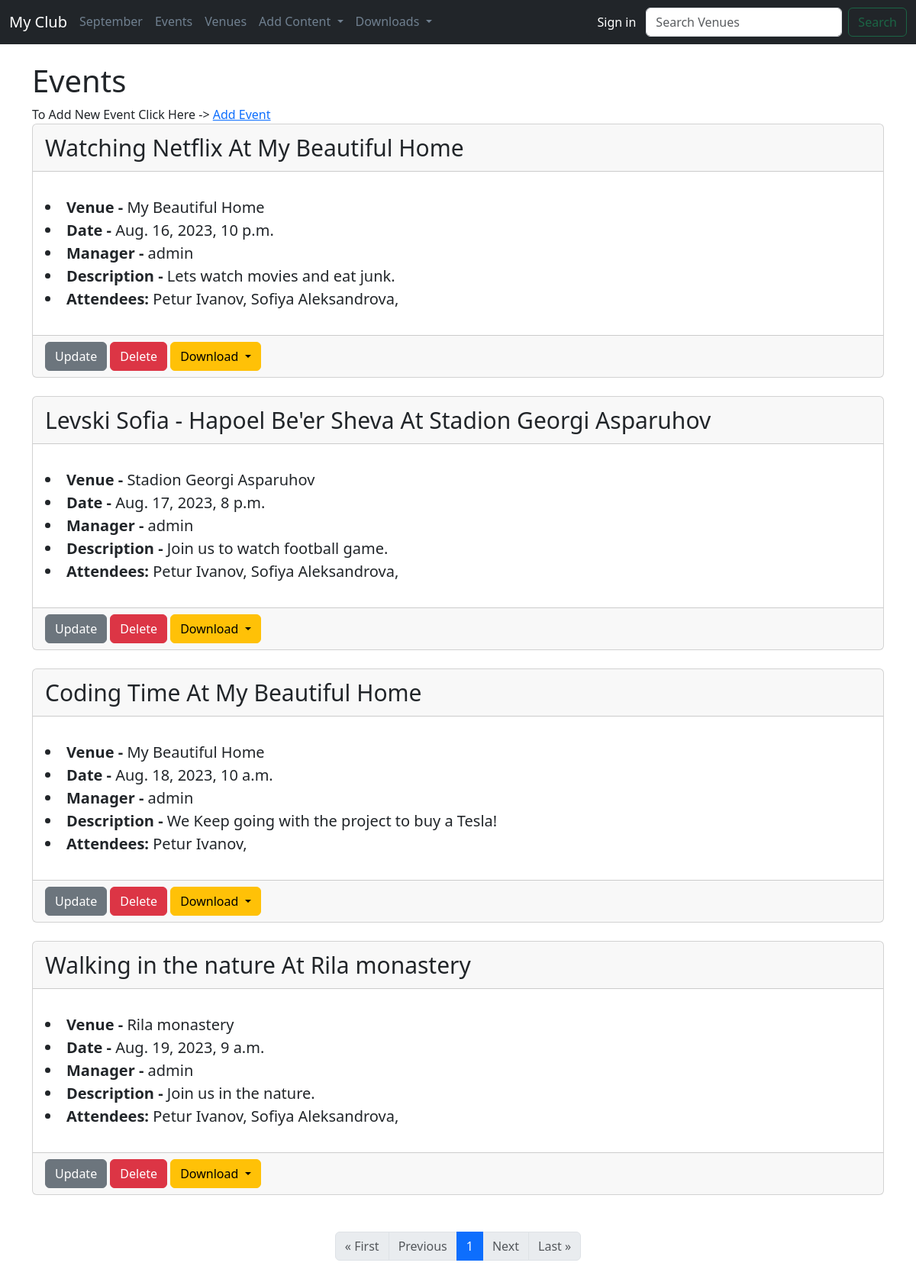
The app's page /Events with its own data.
### events/models.py (models this page shows)
class Event(models.Model):
    name = models.CharField('Event name', max_length=150)
    event_data = models.DateTimeField('Event Date')
    venue = models.ForeignKey(Venue, blank=True, null=True, on_delete=models.CASCADE)
    manager = models.ForeignKey(User, blank=True, null=True, on_delete=models.SET_NULL)
    description = models.TextField(blank=True)
    attendees = models.ManyToManyField(MyWebsiteUser, blank=True)
    def __str__(self):
        return self.name

class Venue(models.Model):
    name = models.CharField('Venue Name', max_length=150)
    address = models.CharField(max_length=300)
    zip_code = models.CharField('Zip Code', max_length=15)
    phone = models.CharField('Contact Phone', max_length=25, blank=True)
    web = models.URLField('Website Address', blank=True)
    email_address = models.EmailField('Email Address', blank=True)
    def __str__(self):
        return self.name

class MyWebsiteUser(models.Model):
    first_name = models.CharField(max_length=30)
    last_name = models.CharField(max_length=30)
    email = models.EmailField('User Email')
    def __str__(self):
        return f"{self.first_name} {self.last_name}"

### events/views.py (the view)
# urls.py: path('Events', views.all_events, name="list-events"),
def all_events(request):
    p = Paginator(Event.objects.all().order_by('event_data', 'name'), 5)
    page = request.GET.get('page')
    event_list = p.get_page(page)
    return render(request, 'events/event_list.html', {'event_list': event_list})

### events/templates/events/event_list.html (shortened to what this page needs)
{% extends 'events/base.html' %}
{% block content %}
<h1>
    Events
</h1>
To Add New Event Click Here -> <a href="{% url 'add-event' %}">Add Event</a>
<br/>
{% for event in event_list %}
<div class="card">
    <div class="card-header" style="font-size: 30px">
        {{ event }} At {{ event.venue }}
    </div>
    <div class="card-body">
        <p class="card-text">
            <li style="font-size: 20px"><strong>Venue - </strong>{{ event.venue }}</li>
            <li style="font-size: 20px"><strong>Date - </strong>{{ event.event_data }}</li>
            <li style="font-size: 20px"><strong>Manager - </strong>{{ event.manager }}</li>
            <li style="font-size: 20px"><strong>Description - </strong>{{ event.description }}</li>
            <li style="font-size: 20px"><strong>Attendees: </strong>
                {% for user in event.attendees.all %}
                {{ user }},
                {% endfor %}
            </li>
        </p>
    </div>
    <div class="card-footer text-body-secondary">
        <a href="{% url 'update-event' event.id %}" class="btn btn-secondary">Update</a>
        <a href="{% url 'delete-event' event.id %}" class="btn btn-danger">Delete</a>
        <div class="btn-group">
            <button class="btn btn-warning dropdown-toggle" type="button" data-bs-toggle="dropdown"
                    aria-expanded="false">
                Download
            </button>
        </div>
    </div>
</div>
<br/>
{% endfor %}
<br/>
<nav aria-label="...">
    <ul class="pagination justify-content-center">
        {% if event_list.has_previous %}
        <li class="page-item">
            <a class="page-link" href="?page=1">&laquo; First</a>
        </li>
        <li class="page-item">
            <a class="page-link" href="?page={{ event_list.previous_page_number }}">Previous</a>
        </li>
        {% else %}
        <li class="page-item disabled">
            <a class="page-link" tabindex="-1" aria-disabled="true">&laquo; First</a>
        </li>
        <li class="page-item disabled">
            <a class="page-link" tabindex="-1" aria-disabled="true">Previous</a>
        </li>
        {% endif %}
        {% for i in event_list.paginator.page_range %}
        <li class="page-item {% if event_list.number == i %}active{% endif %}">
            <a class="page-link" href="?page={{ i }}">{{ i }}</a>
        </li>
        {% endfor %}
        {% if event_list.has_next %}
        <li class="page-item">
            <a class="page-link" href="?page={{ event_list.next_page_number }}">Next</a>
        </li>
        <li class="page-item">
            <a class="page-link" href="?page={{ event_list.paginator.num_pages }}">Last &raquo;</a>
        </li>
        {% else %}
        <li class="page-item disabled">
            <a class="page-link" tabindex="-1" aria-disabled="true">Next</a>
        </li>
        <li class="page-item disabled">
            <a class="page-link" tabindex="-1" aria-disabled="true">Last &raquo;</a>
        </li>
        {% endif %}
    </ul>
</nav>
<br/><br/><br/><br/>
{% endblock %}

### records on screen
Event: name "Watching Netflix", venue "My Beautiful Home", event_data "Aug. 16, 2023, 10 p.m.", manager "admin", description "Lets watch movies and eat junk."
MyWebsiteUser: first_name+last_name "Petur Ivanov"
MyWebsiteUser: first_name+last_name "Sofiya Aleksandrova"
Event: name "Levski Sofia - Hapoel Be'er Sheva", venue "Stadion Georgi Asparuhov", event_data "Aug. 17, 2023, 8 p.m.", manager "admin", description "Join us to watch football game."
Event: name "Coding Time", venue "My Beautiful Home", event_data "Aug. 18, 2023, 10 a.m.", manager "admin", description "We Keep going with the project to buy a Tesla!"
Event: name "Walking in the nature", venue "Rila monastery", event_data "Aug. 19, 2023, 9 a.m.", manager "admin", description "Join us in the nature."

### other values on screen
{{ i }} "1"
